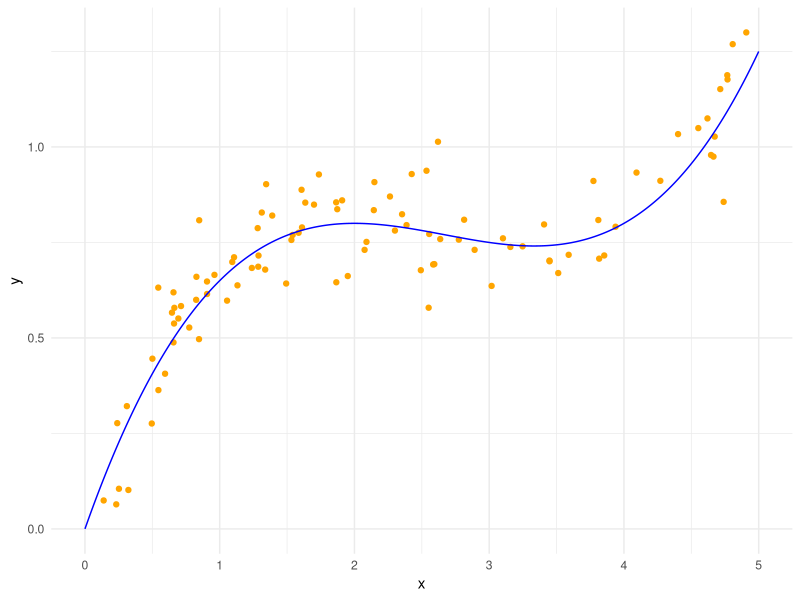
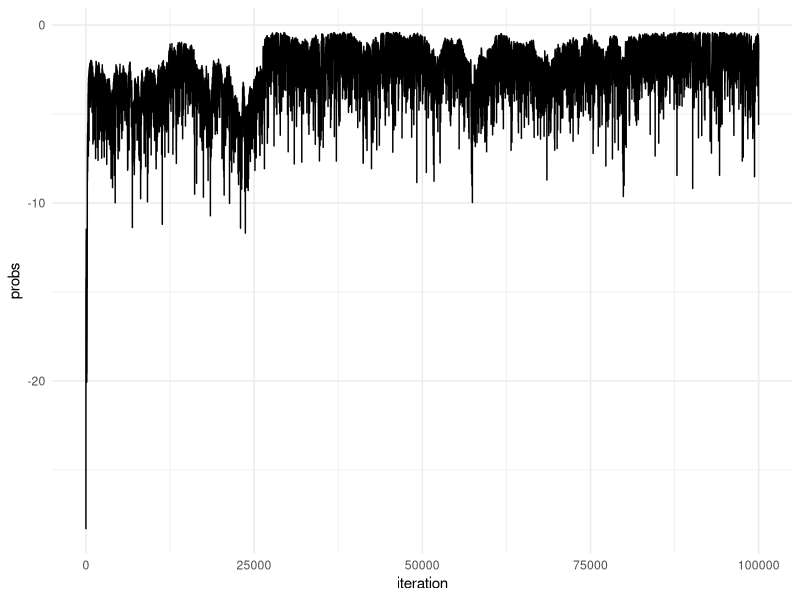
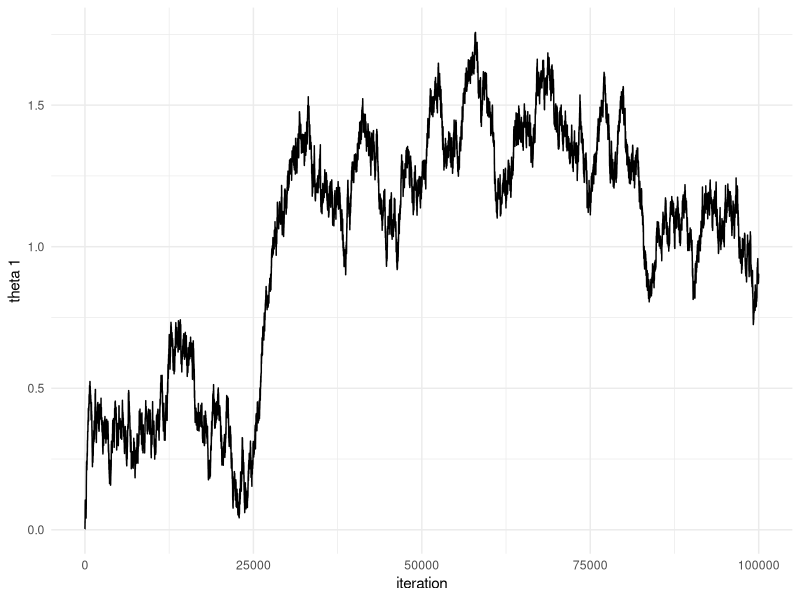
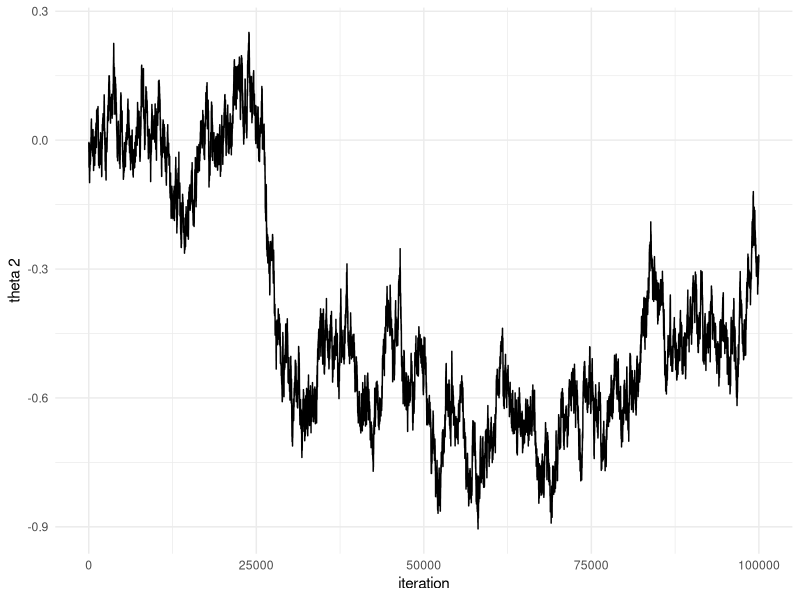
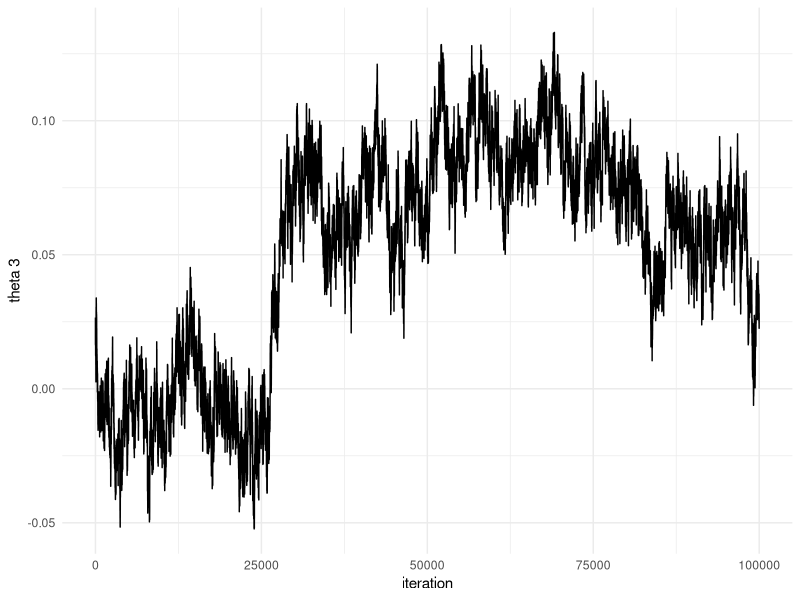
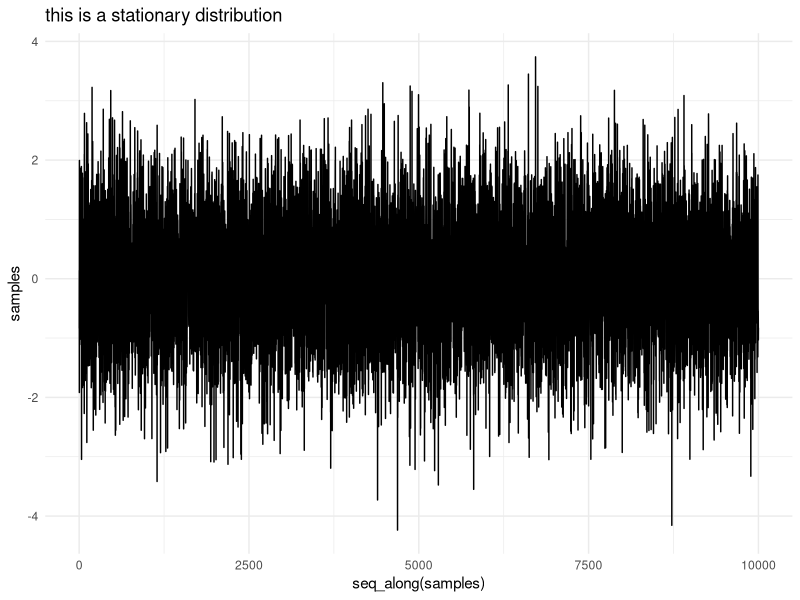
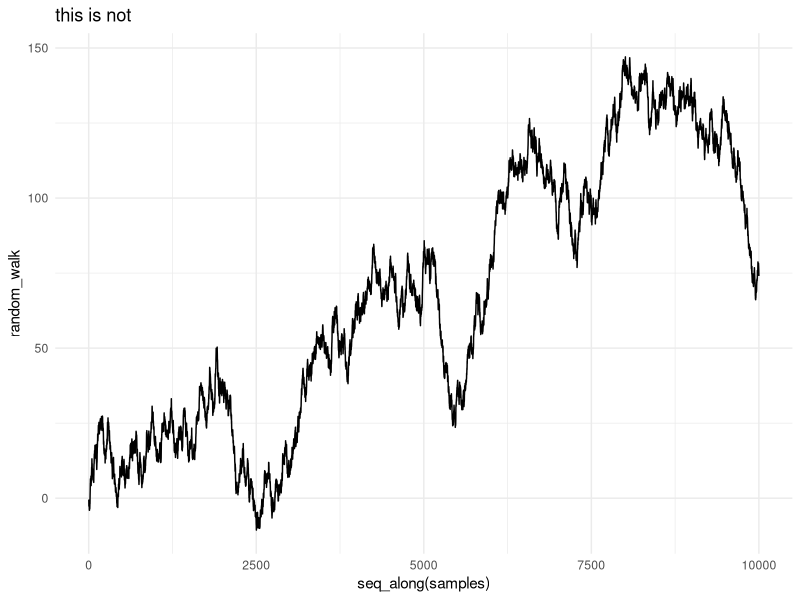
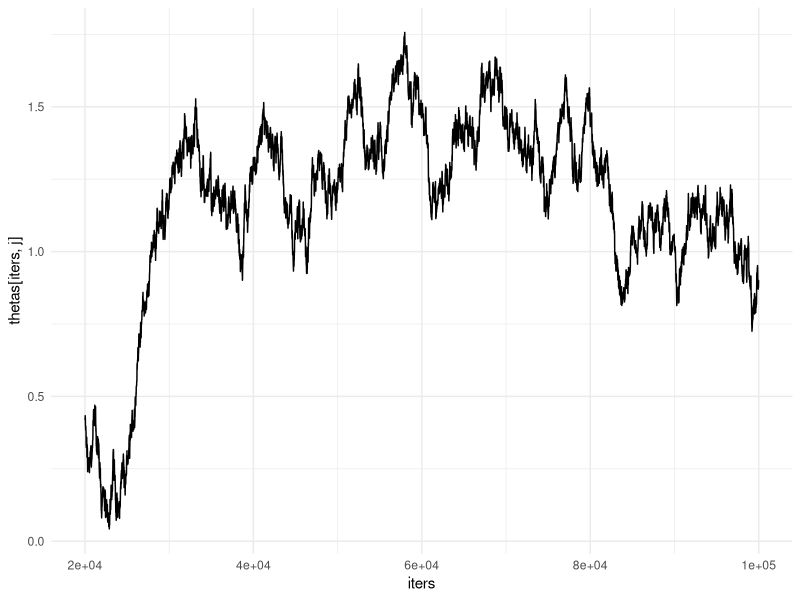

These charts were generated, in order, by the following R code:
## ---- chunk 1
knitr::opts_chunk$set(echo = TRUE)
## ---- chunk 2
library(tidyverse)
library(zeallot)
library(praise)
theme_set(theme_minimal())
## ---- chunk 3
# cubic curve
coefs <- c(1, -0.4, 0.05)
xvals <- seq(0, 5, length.out = 1000)
yvals <- coefs[1]*xvals + coefs[2]*xvals^2 + coefs[3]*xvals^3

# noisy cubic curve
set.seed(1)
n <- 100
noise <- rnorm(n, 0, 0.1)
x <- runif(n, 0, 5)
y <- coefs[1]*x + coefs[2]*x**2 + coefs[3]*x**3 + noise

# plot of observed (noisy) and  true (smooth) curves
ggplot() +
  geom_point(aes(x = x, y = y), color = "orange") +
  geom_line(aes(x = xvals, y = yvals), color = "blue")
## ---- chunk 4
hyperparams <- c(5, 5, 5)
## ---- chunk 5
#' Predict y-hat values
#' @param theta vector of coefficients
#' @return a vector of predicted y values
pred <- function(theta) {
  theta[1]*x + theta[2]*x^2 + theta[3]*x^3
}
## ---- chunk 6
test_pred_correct_value <- function() {
  stopifnot(all(pred(c(1,0,0)) == x))
  stopifnot(all(pred(c(0,1,0)) == x^2))
  stopifnot(all(pred(c(0,0,1)) == x^3))
  
  # if they passed, say something nice
  praise()
}

test_pred_correct_value()
## ---- chunk 7
#' Compute Log probability
#' @param theta vector of coefficients
#' @return a single numeric value
log_prob <- function(theta) {
  # our predicted y values
  yhat <- pred(theta)
  
  # likelihood
  likelihood <- -0.5*sum((y - yhat)^2)
  
  # prior
  prior <- -0.5*sum((theta/hyperparams)^2)
  
  # combined log probability
  likelihood + prior
}
## ---- chunk 8
test_log_prob <- function() {
  th <-c(1,1,1)
  
  # test that it returns only one value
  stopifnot(length(log_prob(th)) == 1)
  
  # test that it returns the right type of value
  stopifnot(is.double(log_prob(th)))
  
  # test an obvious case returns right result
  stopifnot(log_prob(c(100,100,100)) < log_prob(c(0,0,0)))
  
  # show em some love
  praise()
}

test_log_prob()
## ---- chunk 9
#' Metropolis-Hastings Step
#' @param theta vector of coefficients
#' @param jump_distance standard deviation of jump
#' @return a list of 3 values: new value of theta, new log probability, and TRUE/FALSE if accepted
mh_update <- function(theta, jump_distance) {
  # sample a candidate value near theta
  theta_new <- rnorm(length(theta), mean = theta, sd = jump_distance)
  
  # compute log prob for new theta and old theta
  lp <- log_prob(theta)
  lp_new <- log_prob(theta_new)
  
  # compute log acceptance ratio
  log_alpha <- lp_new - lp
  
  # sample a random number on the unit interval
  u <- runif(1)
  
  # decide whether to accept or reject
  # and return collection of appropriate values
  is_accept <- log(u) < log_alpha
  if (is_accept) {
    list(th = theta_new, p = lp_new, a = is_accept)
  } else {
    list(th = theta, p = lp, a = is_accept)
  }
}
## ---- chunk 10
test_mh_update <- function() {
  # just make sure it runs and outputs the right types of stuff
  c(th, p, a) %<-% mh_update(c(0,0,0), 1E-3)
  
  stopifnot(is.double(th))
  stopifnot(length(th) == 3)
  
  stopifnot(is.double(p))
  stopifnot(length(p) == 1)
  
  stopifnot(is.logical(a))
  stopifnot(length(a) == 1)
  
  praise()
}

test_mh_update()
## ---- chunk 11
#' Run Metropolis-Hastings Algorithm
#' @param n number of iterations
#' @param init initial values of theta
#' @param theta vector of coefficients
#' @param jump_distance standard deviation of jump
#' @return a list with three values: matrix history of theta per iteration, history of log probs, average acceptance
mh <- function(n = 1E4, init = c(0, 0, 0), jump_distance = 5E-3) {
  # manage values for every iteration
  theta_history <- matrix(0, nrow = n, ncol = length(init))
  lp_history <- vector("double", n)
  accept_total <- 0L
  
  # intialize theta
  theta <- init
  
  # loop for n iterations
  for (i in seq_len(n)) {
    # run update
    c(theta, lp, is_accept) %<-% mh_update(theta, jump_distance)
    
    # save results
    theta_history[i,] <- theta
    lp_history[i] <- lp
    accept_total <- accept_total + is_accept
  }
  
  # return results
  list(th = theta_history, p = lp_history, a = accept_total/n)
}
## ---- chunk 12
test_mh <- function() {
  # unit test- just make sure MH runs and gives right output types
  c(th, l, a) %<-% mh(1)
  
  stopifnot(is.double(th))
  stopifnot(length(th) == 3)
  
  stopifnot(is.double(l))
  stopifnot(length(l) == 1)
  
  stopifnot(is.double(a))
  stopifnot(length(a) == 1)
  
  # congrats
  praise()
}

test_mh()
## ---- chunk 13
c(thetas, probs, ar) %<-% mh(1E5, jump_distance = 1E-2)
## ---- chunk 14
ar
## ---- chunk 15
iteration <- seq_along(probs)
ggplot() + geom_line(aes(x = iteration, y = probs))
## ---- chunk 16
m <- ncol(thetas)
for (j in seq_len(m)) {
  p <- ggplot() +
    geom_line(aes(x = iteration, y = thetas[,j])) + 
    labs(y = sprintf("theta %s", j))
  print(p)
}

## ---- chunk 17
samples <- rnorm(1E4)
random_walk <- cumsum(samples)

# plot of stationary 
ggplot() + 
  geom_line(aes(x = seq_along(samples), y = samples)) + 
  labs(title = "this is a stationary distribution")

# plot of autocorrelated distribution
ggplot() + 
  geom_line(aes(x = seq_along(samples), y = random_walk)) + 
  labs(title = "this is not")
## ---- chunk 18
# TODO: Implement correlegram
## ---- chunk 19
# TODO: Implement correlegram
## ---- chunk 20
burnin <- 20000
thin <- 10
iters <- seq(burnin, nrow(thetas), by = thin)

for (j in 1:3) {
  p <- ggplot() + geom_line(aes(x = iters, y = thetas[iters,j]))
  print(p)
}
## ---- chunk 21
for (j in 1:3) {
  p <- ggplot() + geom_histogram(aes(x = thetas[iters,j]), bins = 50)
  print(p)
}
## ---- chunk 22
for (i in 1:3) {
  j <- (i %% 3) + 1
  p <- ggplot() + 
    geom_point(aes(x = thetas[iters, i], y = thetas[iters, j]), alpha = 0.5) +
    labs(
      title = sprintf("theta_%s vs theta_%s", j, i),
      x = sprintf("theta_%s", i),
      y = sprintf("theta_%s", j)
      )
  print(p)
}
## ---- chunk 23
burnin <- 20000
thin <- 500
iters <- seq(burnin, nrow(thetas), by = thin)
iters <- iters[1:min(250, length(iters))]

# base plot
p <- ggplot() +
  geom_point(aes(x = x, y = y), color = "orange") +
  geom_line(aes(x = xvals, y = yvals), group = 0, color = "blue")

# add samples (this seems to only be adding the last line)
for (i in iters) {
  y_post <- thetas[i,1]*xvals + thetas[i,2]*xvals^2 + thetas[i,3]*xvals^3
  p <- p + geom_line(aes(x = xvals, y = y_post), group = i, alpha = 0.05, color = "red")
}

print(p)
